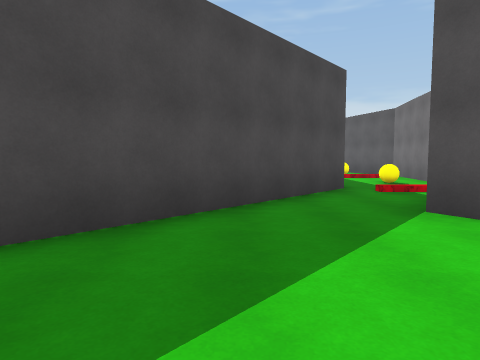
View 1 (above)

16 first-person views from a walk through a Unity game level. The camera is 1.3 m above the floor, tilts 4° down and sees 75° across. The floor is counted in squares, 2 m on a side. Each view is taken from the middle of a square. On the plan, view 1 faces up. The plan holds only what a view shows up to about 10 squares ahead; the rest is blank. The place goes on beyond the plan. The player character is not drawn. Surface patterns are stand-ins for the level's own textures.

View 2
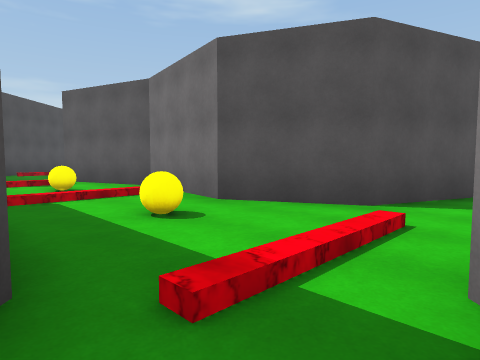

View 3
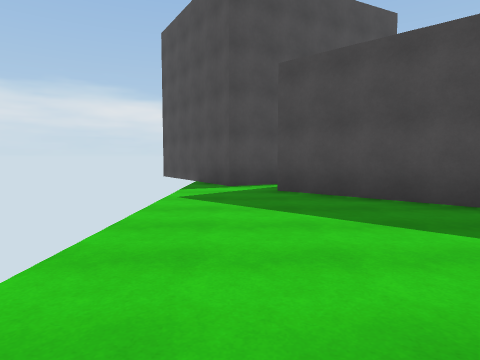

View 4
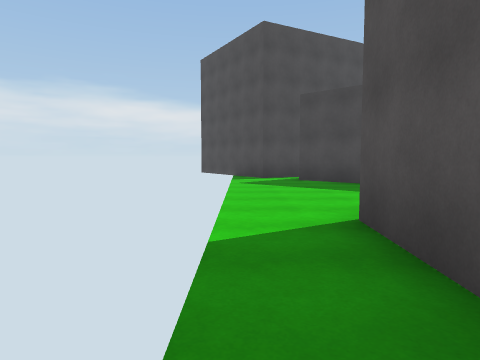

View 5
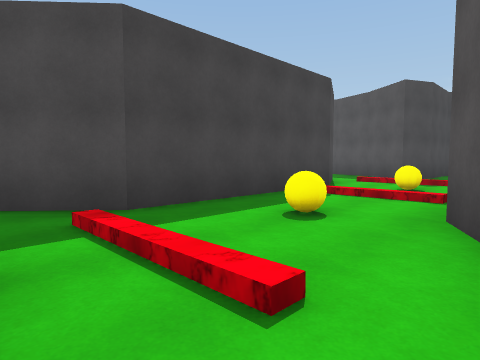

View 6
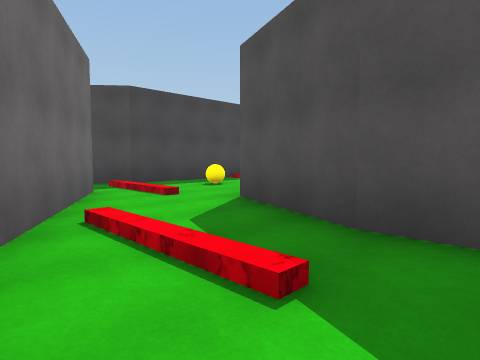

View 7
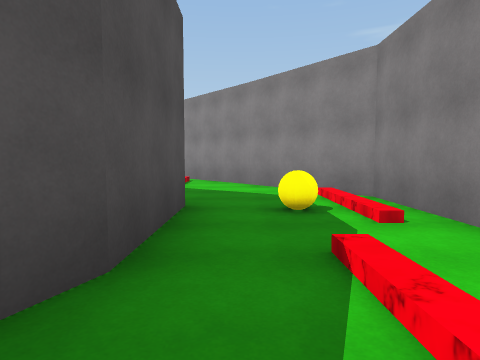

View 8
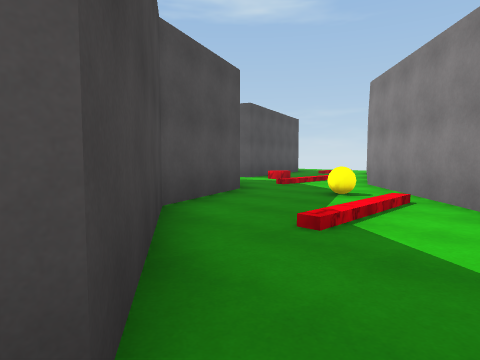

View 9
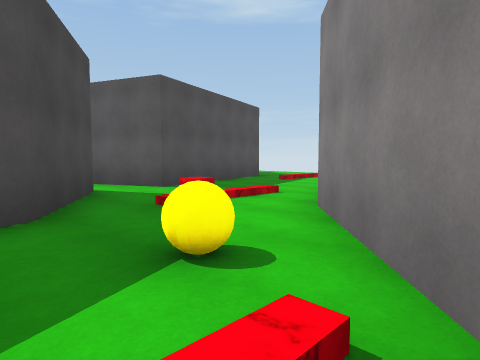

View 10
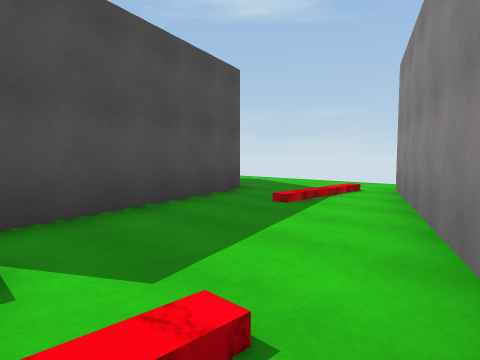

View 11
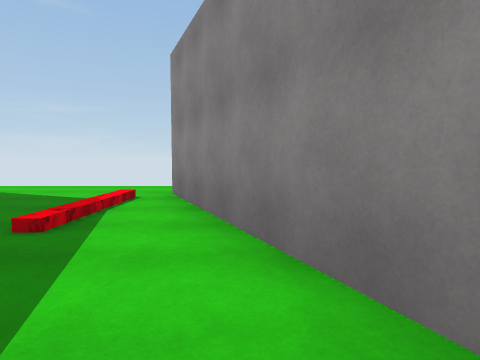

View 12
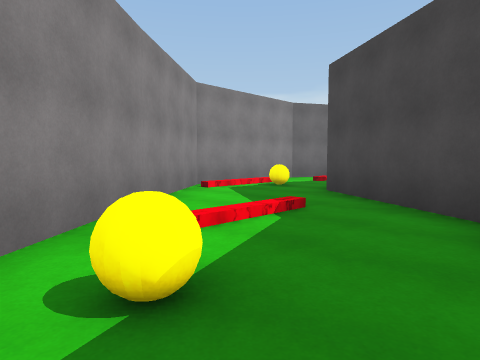

View 13
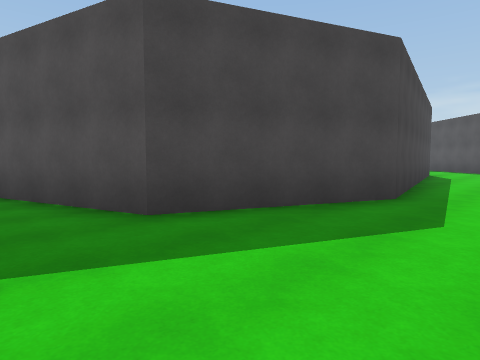

View 14
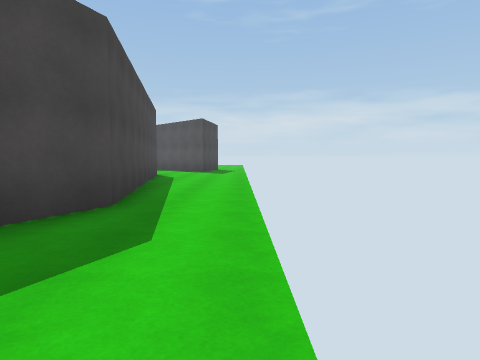

View 15
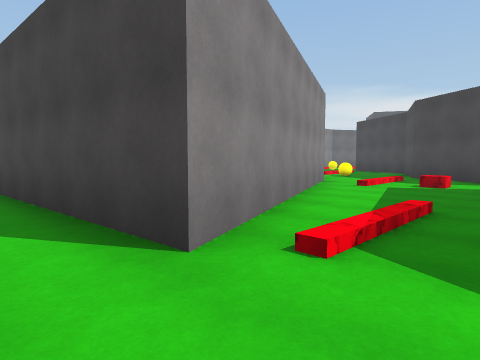

View 16
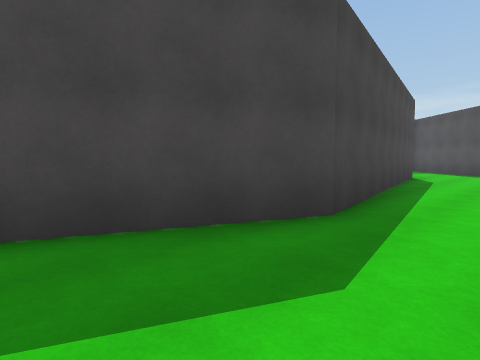

### Floor plan
Key: @ floor where view 1 was taken; # wall or solid block; . main floor; : floor 0.25 m higher than the main floor; ≈ lava the walk keeps out of; B yellow ball.
Columns run from 5 left of view 1 to 27 right of it. Each row starts with its distance up from view 1.
 22                              #...
 21                              #...
 20                              #...
 19                              ##..
 18                               #..
 17                              ##..
 16                              #...
 15        ####                  #...
 14        #≈≈#            ## ####...
 13        #..##           .###......
 12        #.B.#         ##.....≈≈...
 11        #   #         #..≈.....#..
 10        #≈≈##       ###.≈≈...###..
  9        #..##     ###......### ##.
  8        #.B##     #...B..###    #
  7       ##...###  ##.....##      #
  6      ##.≈≈:..####....###       #
  5     ##...#..........##
  4     #...#####≈..B..##
  3    ##...### # ..####
  2  #.#.....###  ###
  1 ##.........#
  0 #....@.......
 -1 #

Where each view was taken, in squares from view 1:
view 1: 0 up, 0 right, facing up
view 2: 5 up, 2 right, facing up-right
view 3: 1 up, 4 right, facing left
view 4: 0 up, 7 right, facing left
view 5: 5 up, 6 right, facing up-left
view 6: 3 up, 10 right, facing up-left
view 7: 5 up, 7 right, facing right
view 8: 5 up, 11 right, facing up-right
view 9: 6 up, 15 right, facing up-right
view 10: 9 up, 19 right, facing up-right
view 11: 10 up, 20 right, facing right
view 12: 9 up, 17 right, facing down-left
view 13: 12 up, 27 right, facing up-left
view 14: 13 up, 27 right, facing up
view 15: 13 up, 27 right, facing down-left
view 16: 14 up, 27 right, facing up-left
